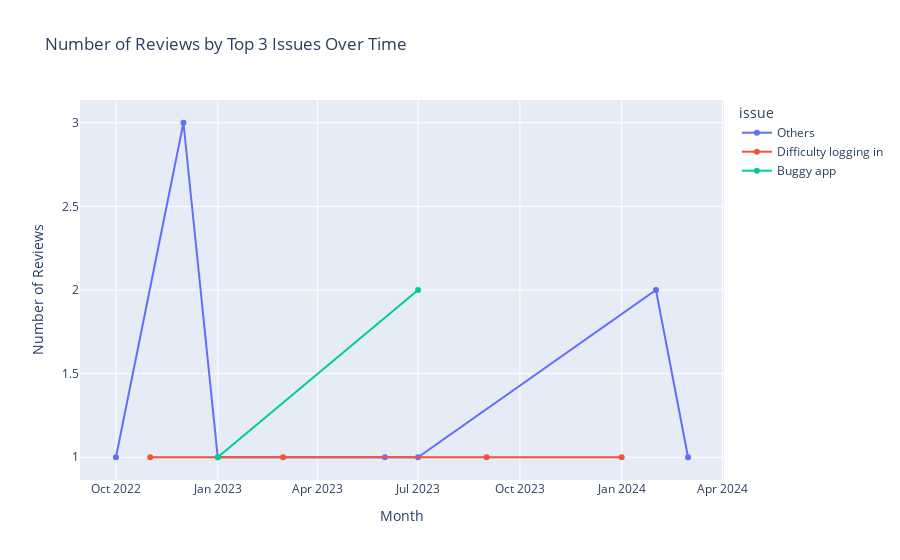

Notebook cell for this chart:
### Markdown cell above
Login & Account Setup

### Code cell
clean_login_account = preprocess(data, login_account)
plot_top_n_issues_time_series(clean_login_account, top_n=3)

### Figure 1 — Plotly figure (JSON) as saved in the notebook; plotly's stock layout.template omitted (floating-point values rounded to 4 significant figures)
{"data": [{"hovertemplate": "issue=Others<br>month_year=%{x}<br>count=%{y}<extra></extra>", "legendgroup": "Others", "line": {"color": "#636efa", "dash": "solid"}, "marker": {"symbol": "circle"}, "mode": "lines+markers", "name": "Others", "orientation": "v", "showlegend": true, "type": "scatter", "x": ["2022-10", "2022-12", "2023-01", "2023-06", "2023-07", "2024-02", "2024-03"], "xaxis": "x", "y": [1, 3, 1, 1, 1, 2, 1], "yaxis": "y"}, {"hovertemplate": "issue=Difficulty logging in<br>month_year=%{x}<br>count=%{y}<extra></extra>", "legendgroup": "Difficulty logging in", "line": {"color": "#EF553B", "dash": "solid"}, "marker": {"symbol": "circle"}, "mode": "lines+markers", "name": "Difficulty logging in", "orientation": "v", "showlegend": true, "type": "scatter", "x": ["2022-11", "2023-03", "2023-09", "2024-01"], "xaxis": "x", "y": [1, 1, 1, 1], "yaxis": "y"}, {"hovertemplate": "issue=Buggy app<br>month_year=%{x}<br>count=%{y}<extra></extra>", "legendgroup": "Buggy app", "line": {"color": "#00cc96", "dash": "solid"}, "marker": {"symbol": "circle"}, "mode": "lines+markers", "name": "Buggy app", "orientation": "v", "showlegend": true, "type": "scatter", "x": ["2023-01", "2023-07"], "xaxis": "x", "y": [1, 2], "yaxis": "y"}], "layout": {"autosize": true, "legend": {"title": {"text": "issue"}, "tracegroupgap": 0}, "title": {"text": "Number of Reviews by Top 3 Issues Over Time"}, "xaxis": {"anchor": "y", "autorange": true, "domain": [0, 1], "range": ["2022-08-28 23:50:32.9356", "2024-04-03 00:09:27.0644"], "title": {"text": "Month"}, "type": "date"}, "yaxis": {"anchor": "x", "autorange": true, "domain": [0, 1], "fixedrange": true, "range": [0.835, 3.165], "title": {"text": "Number of Reviews"}, "type": "linear"}}}
